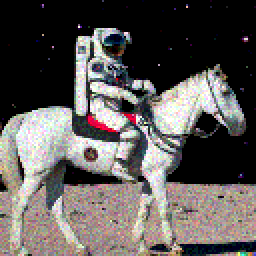
#> input picture zad5 - depoisonning/processed_images/Wyniki_median_filtered_5_nearest_resized_128x128_rotated_0.png, 128 x 128 px (shown 2 times larger)
$ python blagamdzialaj.py
#> lines starting #> are read from the running program, lines starting #| are printed output that depends on the picture
import cv2
import os
import time

# Parametry
file_path = 'processed_images/Wyniki_median_filtered_5_nearest_resized_128x128_rotated_0.png'
interpolation_method = cv2.INTER_NEAREST
target_size = (1024, 1024)
rotation_angle = 0

def get_interpolation_method_name(interpolation_method):
    if interpolation_method == cv2.INTER_LINEAR:
        return 'linear'
    elif interpolation_method == cv2.INTER_NEAREST:
        return 'nearest'
    elif interpolation_method == cv2.INTER_CUBIC:
        return 'cubic'
    elif interpolation_method == cv2.INTER_AREA:
        return 'area'
    else:
        return 'unknown'

def format_output_filename(base_name, interpolation_method, target_size, rotation_angle):
    name, ext = os.path.splitext(os.path.basename(base_name))
    interpolation_method_name = get_interpolation_method_name(interpolation_method)
    return f"{name}_{interpolation_method_name}_resized_{target_size[0]}x{target_size[1]}_rotated_{rotation_angle}{ext}"

def process_image(file_path, interpolation_method, target_size, rotation_angle):
    # Folder do zapisywania obrazów
#> called with interpolation_method = 0, target_size = (1024, 1024), rotation_angle = 0
    OUTPUT_FOLDER = 'processed_images'

    # Tworzenie folderu do zapisywania obrazów, jeśli nie istnieje
    if not os.path.exists(OUTPUT_FOLDER):
        os.makedirs(OUTPUT_FOLDER)

    # Wczytaj obraz
    original_image = cv2.imread(file_path)
#> original_image is the input picture: shape (128, 128, 3); mean B, G, R 88.6, 90.9, 95.2

    # Pomiar czasu dla skalowania obrazu
    start_scale_time = time.time()
    resized_image = cv2.resize(original_image, target_size, interpolation=interpolation_method)
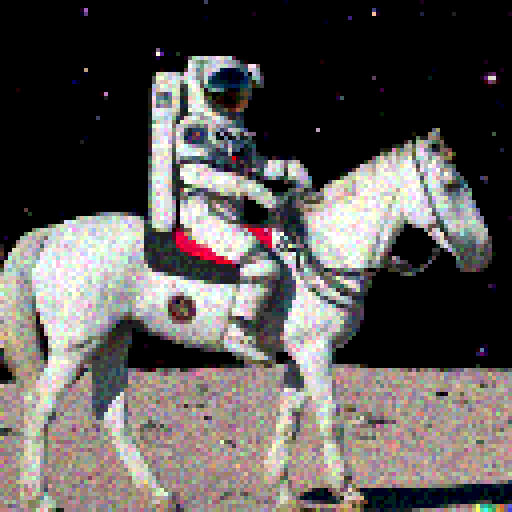
#> resized_image: shape (1024, 1024, 3) (shown at 1/2 size); mean B, G, R 88.6, 90.9, 95.2
    end_scale_time = time.time()
    print(f"Czas skalowania: {end_scale_time - start_scale_time:.8f} sekund")

    # Pomiar czasu dla obrotu obrazu
    start_rotate_time = time.time()
    M = cv2.getRotationMatrix2D((target_size[0] // 2, target_size[1] // 2), rotation_angle, 1)
    rotated_image = cv2.warpAffine(resized_image, M, target_size)
    end_rotate_time = time.time()
    print(f"Czas obrotu: {end_rotate_time - start_rotate_time:.5f} sekund")

    # Zapisz przetworzony obraz z sformatowaną nazwą
    output_file_name = format_output_filename(file_path, interpolation_method, target_size, rotation_angle)
    output_file_path = os.path.join(OUTPUT_FOLDER, output_file_name)
    cv2.imwrite(output_file_path, rotated_image)
    print(f"Przetworzony obraz został zapisany w: {output_file_path}")

process_image(file_path, interpolation_method, target_size, rotation_angle)
